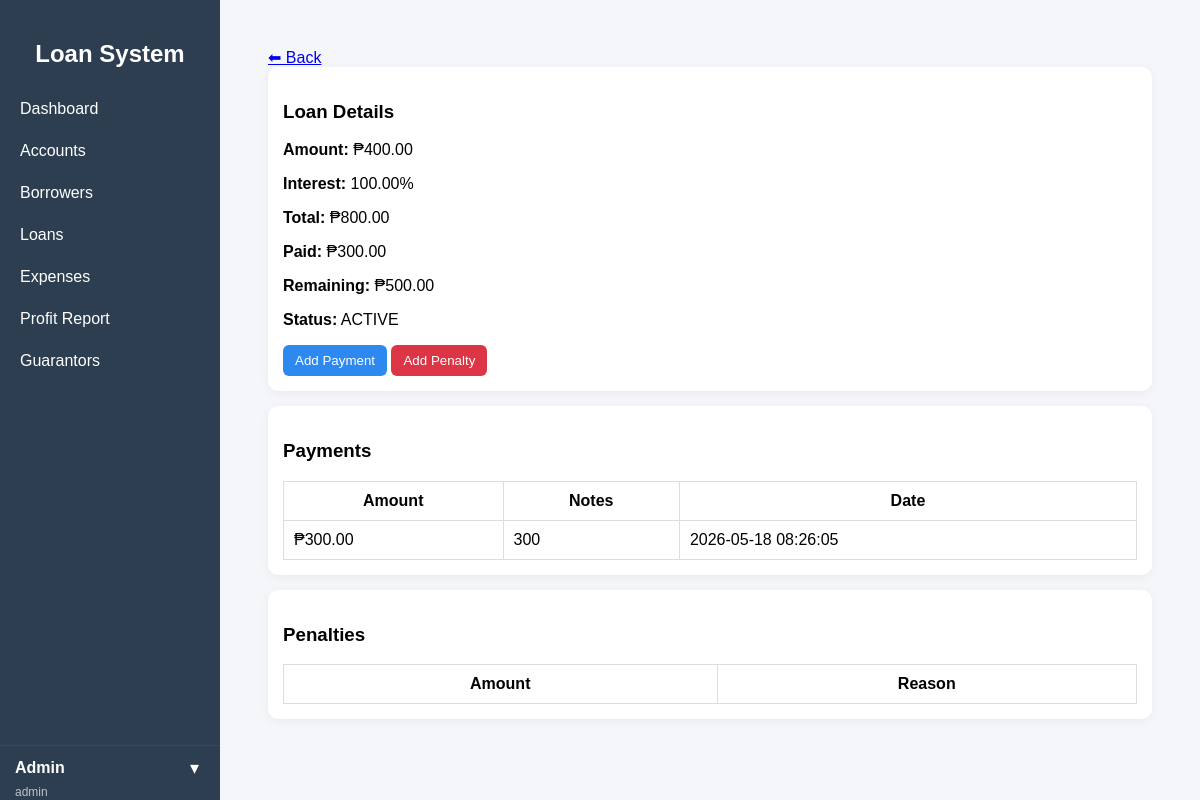
The page /public/index.php?url=loan/details/49 (signed in) on the database its author committed.
### tables this page shows
CREATE TABLE `loans` (
  `id` int(11) NOT NULL,
  `borrower_name` varchar(100) DEFAULT NULL,
  `amount` decimal(10,2) DEFAULT NULL,
  `interest` decimal(10,2) DEFAULT NULL,
  `total` decimal(10,2) DEFAULT NULL,
  `status` varchar(20) DEFAULT 'active',
  `created_at` timestamp NOT NULL DEFAULT current_timestamp(),
  `borrower_id` int(11) DEFAULT NULL,
  `account_id` int(11) DEFAULT NULL,
  `guarantor_id` int(11) DEFAULT NULL,
  `borrowed_date` date DEFAULT NULL,
  `due_date` date DEFAULT NULL,
  `is_deleted` tinyint(1) DEFAULT 0
);

CREATE TABLE `payments` (
  `id` int(11) NOT NULL,
  `loan_id` int(11) NOT NULL,
  `account_id` int(11) DEFAULT NULL,
  `amount` decimal(10,2) NOT NULL,
  `payment_date` timestamp NOT NULL DEFAULT current_timestamp(),
  `notes` text DEFAULT NULL,
  `created_at` timestamp NOT NULL DEFAULT current_timestamp()
);

### app/controllers/LoanController.php (called while the page is built, shortened)
<?php
require_once __DIR__ . "/../models/Loan.php";
class LoanController {
    private $loan;
    public function __construct() {
        $this->loan = new Loan();
    }
public function details($id) {
    $loan = $this->loan->getById($id);
    $payments = $this->loan->getPayments($id);
    $penalties = $this->loan->getPenalties($id);
    require "../app/views/loans/details.php";
}
}

### core/App.php (called while the page is built, shortened)
<?php
class App {
    protected $method = "index";
    public function __construct() {
        $url = $this->parseUrl();
        if (isset($url[0])) {
            $controllerName = ucfirst($url[0]) . "Controller";
            $controllerFile = "../app/controllers/" . $controllerName . ".php";
            if (file_exists($controllerFile)) {
                unset($url[0]);
            }
        }
        $this->controller = new $this->controller;
        if (isset($url[1]) && method_exists($this->controller, $url[1])) {
            $this->method = $url[1];
            unset($url[1]);
        }
        $params = $url ? array_values($url) : [];
        call_user_func_array([$this->controller, $this->method], $params);
    }
    public function parseUrl() {
        if (isset($_GET['url']) && !empty($_GET['url'])) {
            return explode("/", filter_var(rtrim($_GET['url'], "/"), FILTER_SANITIZE_URL));
        }
        return [];
    }
}

### public/index.php (called while the page is built)
<?php
require_once "../core/App.php";
$app = new App();

### core/Model.php (called while the page is built, shortened)
<?php
require_once __DIR__ . '/../config/database.php';
class Model {
    public function __construct() {
        $db = new Database();
        $this->conn = $db->connect();
    }
}

### config/database.php (called while the page is built, shortened)
<?php
class Database {
    private $host = "localhost";
    private $db_name = "loan_db";
    private $username = "root";
    private $password = "";
    public function connect() {
        $this->conn = null;
        try {
            $this->conn = new PDO(
                "mysql:host={$this->host};port=3306;dbname={$this->db_name}",
                $this->username,
                $this->password
            );
            $this->conn->setAttribute(
                PDO::ATTR_ERRMODE,
                PDO::ERRMODE_EXCEPTION
            );
        } catch (PDOException $e) {
            die("Connection failed: " . $e->getMessage());
        }
        return $this->conn;
    }
}

### app/models/Loan.php (called while the page is built, shortened)
<?php
require_once "../core/Model.php";
class Loan extends Model {
    public function getById($id) {
        $stmt = $this->conn->prepare("
            SELECT * FROM loans WHERE id = ?
        ");
        $stmt->execute([$id]);
        return $stmt->fetch(PDO::FETCH_ASSOC);
    }
public function getPayments($loan_id)
{
    $stmt = $this->conn->prepare("
        SELECT * FROM payments
        WHERE loan_id = ?
        ORDER BY id DESC
    ");
    $stmt->execute([$loan_id]);
    return $stmt->fetchAll(PDO::FETCH_ASSOC);
}
public function getPenalties($loan_id)
{
    $stmt = $this->conn->prepare("
        SELECT * FROM penalties
        WHERE loan_id = ?
        ORDER BY id DESC
    ");
    $stmt->execute([$loan_id]);
    return $stmt->fetchAll(PDO::FETCH_ASSOC);
}
}

### app/views/loans/details.php (the view, shortened to what this page needs)
<?php include __DIR__ . "/../layouts/sidebar.php"; ?>
<div class="container">
<a href="/LoanManagement/public/index.php?url=loan/index">⬅ Back</a>
<?php
$total = $loan['total'] ?? 0;
$penalty_total = array_sum(array_column($penalties, 'amount'));
$paid_total = array_sum(array_column($payments, 'amount'));
$overall = $total + $penalty_total;
$remaining = $overall - $paid_total;
if ($remaining <= 0) {
    $status = "PAID";
} elseif ($loan['due_date'] < date('Y-m-d')) {
    $status = "OVERDUE";
} else {
    $status = "ACTIVE";
}
?>
<div class="card">
    <h3>Loan Details</h3>
    <p><b>Amount:</b> ₱<?= number_format($loan['amount'],2) ?></p>
    <p><b>Interest:</b> <?= $loan['interest'] ?>%</p>
    <p><b>Total:</b> ₱<?= number_format($overall,2) ?></p>
    <p><b>Paid:</b> ₱<?= number_format($paid_total,2) ?></p>
    <p><b>Remaining:</b> ₱<?= number_format($remaining,2) ?></p>
    <p><b>Status:</b> <?= $status ?></p>
    <button class="btn btn-primary" onclick="openPayment()">Add Payment</button>
    <button class="btn btn-danger" onclick="openPenalty()">Add Penalty</button>
</div>
<div class="card">
    <h3>Payments</h3>
    <table>
        <tr>
            <th>Amount</th>
            <th>Notes</th>
            <th>Date</th>
        </tr>
        <?php foreach ($payments as $p): ?>
        <tr>
            <td>₱<?= number_format($p['amount'],2) ?></td>
            <td><?= $p['notes'] ?></td>
            <td><?= $p['created_at'] ?></td>
        </tr>
        <?php endforeach; ?>
    </table>
</div>
<div class="card">
    <h3>Penalties</h3>
    <table>
        <tr>
            <th>Amount</th>
            <th>Reason</th>
        </tr>
    </table>
</div>
</div>
<?php include __DIR__ . "/../layouts/footer.php"; ?>

### app/views/loans/details.php (style rules this page uses)
.container { padding: 20px; }
.card { background: white; padding: 15px; border-radius: 10px; margin-bottom: 15px; box-shadow: 0 2px 10px rgba(0,0,0,0.05); }
.btn { padding: 8px 12px; border-radius: 6px; border: none; cursor: pointer; }
.btn-primary { background: #2d89ef; color: white; }
.btn-danger { background: #dc3545; color: white; }
table { width: 100%; border-collapse: collapse; }
th, td { padding: 10px; border: 1px solid #ddd; }

### rows shown on the page
loans: amount "400.00", interest "100.00", total "800.00", total "500.00", status "ACTIVE"
payments: amount "300.00", notes "300", created_at "2026-05-18 08:26:05"

### other values the page prints
$_SESSION['user']['name'] "Admin"
$_SESSION['user']['role'] "admin"
$paid_total "300.00"
